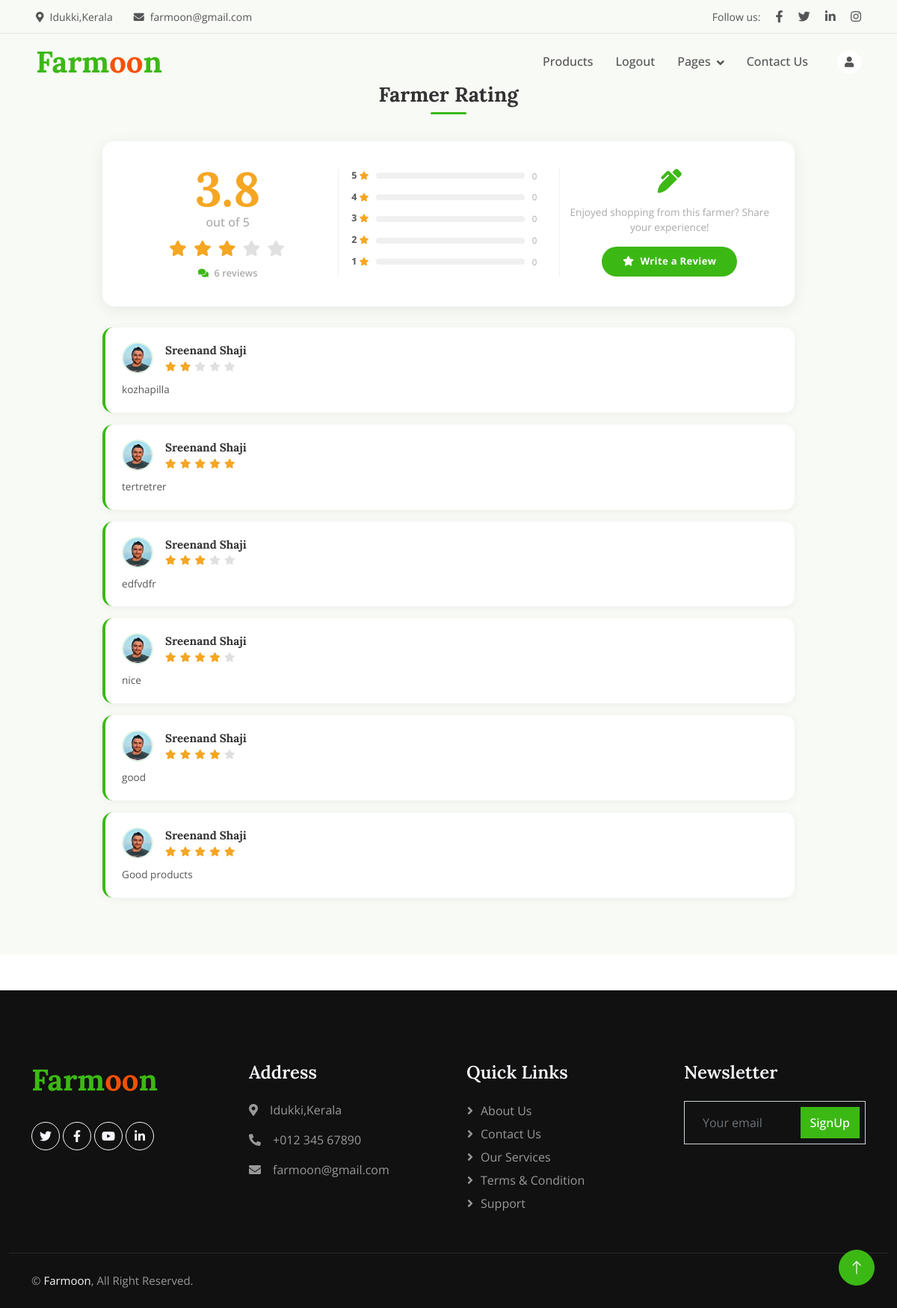
Page /User/rating/5 on the committed database.
### User/models.py (models this page shows)
class tbl_rating(models.Model):
    rating_data=models.IntegerField()
    user=models.ForeignKey(tbl_userregistration,on_delete=models.CASCADE)
    user_review=models.CharField(max_length=500)
    farmer=models.ForeignKey(tbl_farmerregistration,on_delete=models.CASCADE)
    datetime=models.DateTimeField(auto_now_add=True)

### Guest/models.py (models this page shows)
class tbl_userregistration(models.Model):
    userregistration_name= models.CharField(max_length=100)
    userregistration_email= models.CharField(max_length=100)
    userregistration_contact= models.CharField(max_length=100)
    userregistration_address= models.CharField(max_length=100)
    userregistration_gender= models.CharField(max_length=100)
    userregistration_dateofbirth= models.DateField(max_length=100)
    userregistration_place= models.ForeignKey(tbl_place,on_delete=models.CASCADE,null=True,blank=True)
    userregistration_photo = models.FileField(upload_to = 'Assets/User/Photos/')
    userregistration_password= models.CharField(max_length=100)
    user_status = models.IntegerField(default = 0)

### User/views.py (the view)
# urls.py: path('rating/<int:mid>',views.rating,name="rating"),
def rating(request, mid):
    stardata = tbl_rating.objects.filter(farmer=mid).order_by('-datetime').select_related('user')
    count = stardata.count()
    avg = 0
    if count > 0:
        total = sum(i.rating_data for i in stardata)
        avg = round(total / count, 1)
    return render(request, "User/Rating.html", {
        'mid': mid,
        'data': stardata,
        'avg': avg,
        'count': count,
    })

### User/Templates/User/Rating.html (shortened to what this page needs)
{% load static %}
<!DOCTYPE html>
<html lang="en">
<head>
    <link href="https://cdnjs.cloudflare.com/ajax/libs/font-awesome/5.10.0/css/all.min.css" rel="stylesheet">
    <link href="https://cdn.jsdelivr.net/npm/bootstrap-icons@1.4.1/font/bootstrap-icons.css" rel="stylesheet">
    <link href="{% static 'Main/lib/animate/animate.min.css' %}" rel="stylesheet">
    <link href="{% static 'Main/css/bootstrap.min.css' %}" rel="stylesheet">
    <link href="{% static 'Main/css/style.css' %}" rel="stylesheet">
</head>
<body>
    <div class="container-fluid fixed-top px-0 wow fadeIn" data-wow-delay="0.1s">
        <div class="top-bar row gx-0 align-items-center d-none d-lg-flex">
            <div class="col-lg-6 px-5 text-start">
                <small><i class="fa fa-map-marker-alt me-2"></i>Idukki,Kerala</small>
                <small class="ms-4"><i class="fa fa-envelope me-2"></i>farmoon@gmail.com</small>
            </div>
            <div class="col-lg-6 px-5 text-end">
                <small>Follow us:</small>
                <a class="text-body ms-3" href=""><i class="fab fa-facebook-f"></i></a>
                <a class="text-body ms-3" href=""><i class="fab fa-twitter"></i></a>
                <a class="text-body ms-3" href=""><i class="fab fa-linkedin-in"></i></a>
                <a class="text-body ms-3" href=""><i class="fab fa-instagram"></i></a>
            </div>
        </div>
        <nav class="navbar navbar-expand-lg navbar-light py-lg-0 px-lg-5 wow fadeIn" data-wow-delay="0.1s">
            <a href="{% url 'Guest:index' %}" class="navbar-brand ms-4 ms-lg-0">
                <h1 class="fw-bold text-primary m-0">Farm<span class="text-secondary">oo</span>n</h1>
            </a>
            <div class="collapse navbar-collapse" id="navbarCollapse">
                <div class="navbar-nav ms-auto p-4 p-lg-0">
                    <a href="{% url 'Guest:Product' %}" class="nav-item nav-link">Products</a>
                    <a href="{% url 'Guest:Login' %}" class="nav-item nav-link">Logout</a>
                    <div class="nav-item dropdown">
                        <a href="#" class="nav-link dropdown-toggle" data-bs-toggle="dropdown">Pages</a>
                    </div>
                    <a href="{% url 'Guest:ContactUs' %}" class="nav-item nav-link">Contact Us</a>
                </div>
                <div class="d-none d-lg-flex ms-2">
                    <a class="btn-sm-square bg-white rounded-circle ms-3" href="{% url 'User:MyProfile' %}">
                        <small class="fa fa-user text-body"></small>
                    </a>
                </div>
            </div>
        </nav>
    </div>
    <div class="page-wrapper">
        <div class="container">
            <h2 class="section-title text-center wow fadeInUp" data-wow-delay="0.1s">
                Farmer Rating
            </h2>
            <div class="row justify-content-center">
                <div class="col-lg-10">
                    <div class="rating-card wow fadeInUp" data-wow-delay="0.15s">
                        <div class="rating-card-body">
                            <div class="row align-items-center g-4">
                                <div class="col-md-4 text-center">
                                    <div class="avg-score">
                                        <span id="average_rating">{% if avg %}{{ avg }}{% else %}0{% endif %}</span>
                                    </div>
                                    <div class="avg-denom">out of 5</div>
                                    <div class="avg-stars mt-2" id="avg-star-display">
                                        {% for n in "12345" %}
                                            {% if avg and forloop.counter <= avg %}
                                                <i class="fas fa-star filled"></i>
                                            {% else %}
                                                <i class="fas fa-star empty"></i>
                                            {% endif %}
                                        {% endfor %}
                                    </div>
                                    <div class="review-count mt-2">
                                        <i class="fa fa-comments me-1" style="color:var(--bs-primary,#5cb85c);"></i>
                                        <span id="total_review">{{ count }}</span> review{{ count|pluralize }}
                                    </div>
                                </div>
                                <div class="col-md-4 col-divider">
                                    {% for star in "54321" %}
                                    <div class="bar-row">
                                        <div class="bar-label">
                                            {{ star }} <i class="fas fa-star"></i>
                                        </div>
                                        <div class="bar-track">
                                        </div>
                                        <div class="bar-count" id="total_{{ star }}_star_review">0</div>
                                    </div>
                                    {% endfor %}
                                </div>
                                <div class="col-md-4 text-center col-divider">
                                    <i class="fa fa-pen-alt mb-3" style="font-size:2rem; color:var(--bs-primary,#5cb85c);"></i>
                                    <p style="font-family:'Open Sans',sans-serif; font-size:0.85rem; color:#aaa; margin-bottom:16px;">
                                        Enjoyed shopping from this farmer? Share your experience!
                                    </p>
                                    <button class="btn-write-review" id="add_review">
                                        <i class="fa fa-star me-2"></i>Write a Review
                                    </button>
                                </div>
                            </div>
                        </div>
                    </div>
                    <div id="review_content" class="wow fadeInUp" data-wow-delay="0.2s">
                        {% if data %}
                            {% for i in data %}
                            <div class="review-item">
                                <div class="d-flex align-items-center gap-3 mb-1">
                                    <div class="reviewer-avatar-img">
                                        <img src="{{ i.user.userregistration_photo.url }}"
                                            alt="{{ i.user.userregistration_name }}">
                                    </div>
                                    <div>
                                        <div class="reviewer-name">{{ i.user.userregistration_name }}</div>
                                        <div class="review-stars">
                                            {% for n in "12345" %}
                                                {% if forloop.counter <= i.rating_data %}
                                                    <i class="fas fa-star filled"></i>
                                                {% else %}
                                                    <i class="fas fa-star empty"></i>
                                                {% endif %}
                                            {% endfor %}
                                        </div>
                                    </div>
                                </div>
                                <div class="review-text">{{ i.user_review }}</div>
                            </div>
                            {% endfor %}
                        {% else %}
                        <div class="empty-reviews">
                            <i class="fa fa-star"></i>
                            <p>No reviews yet. Be the first to rate this farmer!</p>
                        </div>
                        {% endif %}
                    </div>
                </div>
            </div>
        </div>
    </div>
    <div class="container-fluid bg-dark footer mt-5 pt-5 wow fadeIn" data-wow-delay="0.1s">
        <div class="container py-5">
            <div class="row g-5">
                <div class="col-lg-3 col-md-6">
                    <h1 class="fw-bold text-primary mb-4">Farm<span class="text-secondary">oo</span>n</h1>
                    <div class="d-flex pt-2">
                        <a class="btn btn-square btn-outline-light rounded-circle me-1" href=""><i class="fab fa-twitter"></i></a>
                        <a class="btn btn-square btn-outline-light rounded-circle me-1" href=""><i class="fab fa-facebook-f"></i></a>
                        <a class="btn btn-square btn-outline-light rounded-circle me-1" href=""><i class="fab fa-youtube"></i></a>
                        <a class="btn btn-square btn-outline-light rounded-circle me-0" href=""><i class="fab fa-linkedin-in"></i></a>
                    </div>
                </div>
                <div class="col-lg-3 col-md-6">
                    <h4 class="text-light mb-4">Address</h4>
                    <p><i class="fa fa-map-marker-alt me-3"></i>Idukki,Kerala</p>
                    <p><i class="fa fa-phone-alt me-3"></i>+012 345 67890</p>
                    <p><i class="fa fa-envelope me-3"></i>farmoon@gmail.com</p>
                </div>
                <div class="col-lg-3 col-md-6">
                    <h4 class="text-light mb-4">Quick Links</h4>
                    <a class="btn btn-link" href="{% url 'Guest:AboutUs' %}">About Us</a>
                    <a class="btn btn-link" href="{% url 'Guest:ContactUs' %}">Contact Us</a>
                    <a class="btn btn-link" href="">Our Services</a>
                    <a class="btn btn-link" href="">Terms & Condition</a>
                    <a class="btn btn-link" href="">Support</a>
                </div>
                <div class="col-lg-3 col-md-6">
                    <h4 class="text-light mb-4">Newsletter</h4>
                    <div class="position-relative mx-auto" style="max-width: 400px;">
                        <input class="form-control bg-transparent w-100 py-3 ps-4 pe-5" type="text" placeholder="Your email">
                        <button type="button" class="btn btn-primary py-2 position-absolute top-0 end-0 mt-2 me-2">SignUp</button>
                    </div>
                </div>
            </div>
        </div>
        <div class="container-fluid copyright">
            <div class="container">
                <div class="row">
                    <div class="col-md-6 text-center text-md-start mb-3 mb-md-0">
                        &copy; <a href="#">Farmoon</a>, All Right Reserved.
                    </div>
                </div>
            </div>
        </div>
    </div>
    <a href="#" class="btn btn-lg btn-primary btn-lg-square rounded-circle back-to-top"><i class="bi bi-arrow-up"></i></a>
</body>
</html>

### rows in the picture
tbl_rating: user.userregistration_photo (picture), user.userregistration_name "Sreenand Shaji", rating_data 2 (drawn), user_review "kozhapilla"
tbl_rating: user.userregistration_photo (picture), user.userregistration_name "Sreenand Shaji", rating_data 5 (drawn), user_review "tertretrer"
tbl_rating: user.userregistration_photo (picture), user.userregistration_name "Sreenand Shaji", rating_data 3 (drawn), user_review "edfvdfr"
tbl_rating: user.userregistration_photo (picture), user.userregistration_name "Sreenand Shaji", rating_data 4 (drawn), user_review "nice"
tbl_rating: user.userregistration_photo (picture), user.userregistration_name "Sreenand Shaji", rating_data 4 (drawn), user_review "good"
tbl_rating: user.userregistration_photo (picture), user.userregistration_name "Sreenand Shaji", rating_data 5 (drawn), user_review "Good products"

### other values in the picture
{{ avg }} "3.8"
{{ count }} "6"
{{ star }} "5" "4" "3" "2" "1"
